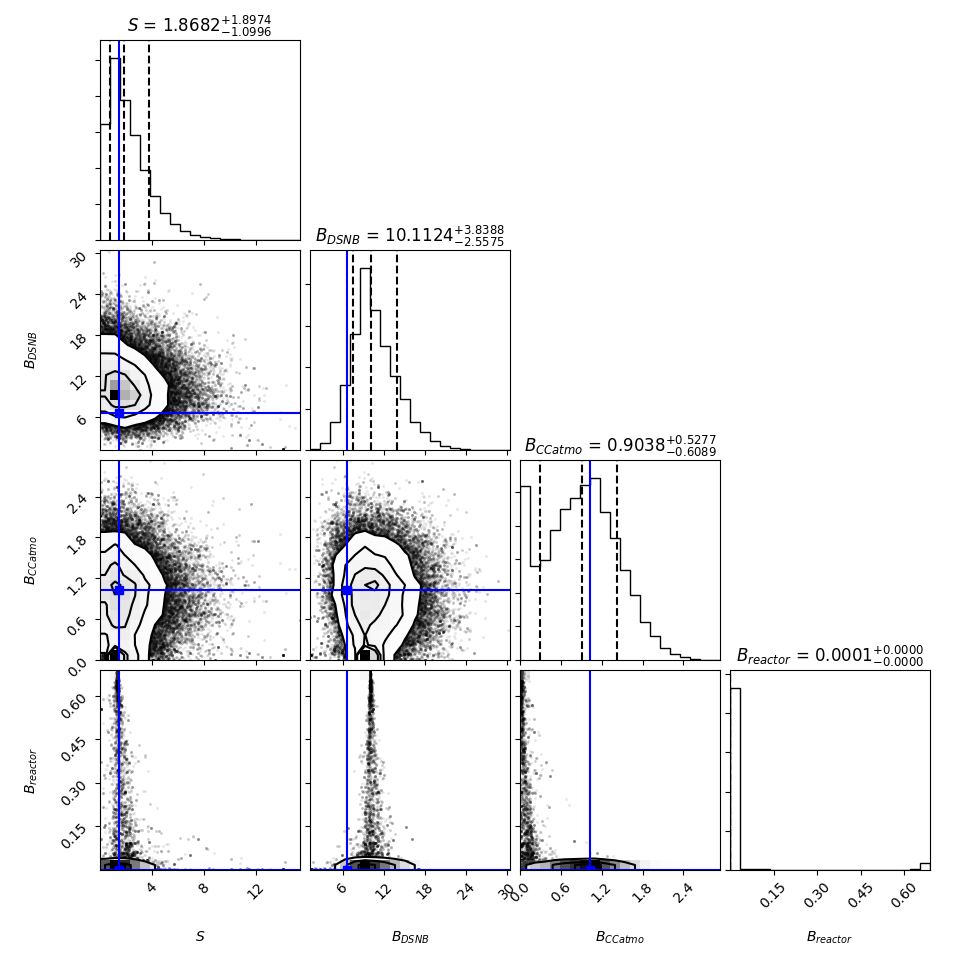

Here is the Python script that generated this plot:
""" Test script to analyze one dataset with the emcee and corner packages: """

import numpy as np
import emcee
import corner
import scipy.optimize as op
from scipy.special import factorial
from matplotlib import pyplot as plt

""" Load information about the generation of the datasets from file (np.array of float): """
# TODO: Check, if info-files have the same parameter:
info_dataset = np.loadtxt("dataset_output_20/datasets/info_dataset_701_to_1000.txt")
# get the bin-width of the visible energy in MeV from the info-file (float):
interval_E_visible = info_dataset[0]
# get minimum of the visible energy in MeV from info-file (float):
min_E_visible = info_dataset[1]
# get maximum of the visible energy in MeV from info-file (float):
max_E_visible = info_dataset[2]

""" Load simulated spectra in events/MeV from file (np.array of float): """
file_signal = "gen_spectrum_v2/signal_DMmass20_bin100keV.txt"
Spectrum_signal = np.loadtxt(file_signal)
file_info_signal = "gen_spectrum_v2/signal_info_DMmass20_bin100keV.txt"
info_signal = np.loadtxt(file_info_signal)
file_DSNB = "gen_spectrum_v2/DSNB_EmeanNuXbar22_bin100keV.txt"
Spectrum_DSNB = np.loadtxt(file_DSNB)
file_reactor = "gen_spectrum_v2/Reactor_NH_power36_bin100keV.txt"
Spectrum_reactor = np.loadtxt(file_reactor)
file_CCatmo = "gen_spectrum_v2/CCatmo_Osc1_bin100keV.txt"
Spectrum_CCatmo = np.loadtxt(file_CCatmo)

""" Get Dark Matter mass from the info_signal file: """
DM_mass = info_signal[9]

""" Define the energy window, where spectrum of virtual experiment and simulated spectrum is analyzed
    (from min_E_cut in MeV to max_E_cut in MeV): """
# TODO-me: is it correct to just look at a energy window?
# min_E_cut = DM_mass - 5
min_E_cut = min_E_visible
# max_E_cut = DM_mass + 5
max_E_cut = max_E_visible

E_cut = np.arange(min_E_cut, max_E_cut+interval_E_visible, interval_E_visible)
# calculate the entry number of the array to define the energy window:
entry_min_E_cut = int((min_E_cut - min_E_visible) / interval_E_visible)
entry_max_E_cut = int((max_E_cut - min_E_visible) / interval_E_visible)

""" Simulated spectra in events/bin (multiply with interval_E_visible): """
# spectrum per bin in the 'interesting' energy range from min_E_cut to max_E_cut
# (you have to take (entry_max+1) to get the array, that includes max_E_cut):
spectrum_Signal_per_bin = Spectrum_signal[entry_min_E_cut: (entry_max_E_cut + 1)] * interval_E_visible
spectrum_DSNB_per_bin = Spectrum_DSNB[entry_min_E_cut: (entry_max_E_cut + 1)] * interval_E_visible
spectrum_CCatmo_per_bin = Spectrum_CCatmo[entry_min_E_cut: (entry_max_E_cut + 1)] * interval_E_visible
spectrum_Reactor_per_bin = Spectrum_reactor[entry_min_E_cut: (entry_max_E_cut + 1)] * interval_E_visible


""" 'true' value of the parameter: """
N_events_signal = np.sum(spectrum_Signal_per_bin)
N_events_DSNB = np.sum(spectrum_DSNB_per_bin)
N_events_CCatmo = np.sum(spectrum_CCatmo_per_bin)
N_events_reactor = np.sum(spectrum_Reactor_per_bin)


""" Get data from the model: """
# load corresponding dataset (unit: events/bin) (np.array of float):
Data = np.loadtxt("dataset_output_20/datasets/Dataset_1000.txt")
# dataset in the 'interesting' energy range from min_E_cut to max_E_cut
# (you have to take (entry_max+1) to get the array, that includes max_E_cut):
Data = Data[entry_min_E_cut: (entry_max_E_cut + 1)]


# Fraction of DM signal (np.array of float):
fraction_Signal = spectrum_Signal_per_bin / N_events_signal

# Fraction of DSNB background (np.array of float):
fraction_DSNB = spectrum_DSNB_per_bin / N_events_DSNB

# Fraction of CCatmo background (np.array of float)::
fraction_CCatmo = spectrum_CCatmo_per_bin / N_events_CCatmo

# Fraction of reactor background (np.array of float)::
fraction_Reactor = spectrum_Reactor_per_bin / N_events_reactor


def lnlikelihood(param, data, fraction_signal, fraction_dsnb, fraction_ccatmo, fraction_reactor):
    s, b_dsnb, b_ccatmo, b_reactor = param
    lamb = fraction_signal*s + fraction_dsnb*b_dsnb + fraction_ccatmo*b_ccatmo + fraction_reactor*b_reactor
    sum_1 = data*np.log(lamb)
    sum_2 = np.log(factorial(data, exact=True))
    sum_3 = lamb

    return np.sum(sum_1 - sum_2 - sum_3)


negll = lambda *args: -lnlikelihood(*args)

parameter_guess = np.array([N_events_signal, N_events_DSNB, N_events_CCatmo, N_events_reactor])
bnds = ((0, None), (0, None), (0, None), (0, None))

result = op.minimize(negll, parameter_guess,
                     args=(Data, fraction_Signal, fraction_DSNB, fraction_CCatmo, fraction_Reactor),
                     method='L-BFGS-B', bounds=bnds)

N_signal_maxlikeli, N_dsnb_maxlikeli, N_ccatmo_maxlikeli, N_reactor_maxlikeli = result["x"]

print("signal best-fit = {0}".format(N_signal_maxlikeli))
print("DSNB background best-fit = {0}".format(N_dsnb_maxlikeli))
print("CCatmo background best-fit = {0}".format(N_ccatmo_maxlikeli))
print("Reactor background best-fit = {0}".format(N_reactor_maxlikeli))


def lnprior(param):
    s, b_dsnb, b_ccatmo, b_reactor = param
    if 0 <= s <= 10:
        ln_prior_s = np.log(1/10)
    else:
        ln_prior_s = -np.inf

    if 0 <= b_dsnb <= 2*N_events_DSNB:
        ln_prior_b_dsnb = np.log(1/(2*N_events_DSNB))
    else:
        ln_prior_b_dsnb = -np.inf

    if (N_events_CCatmo - N_events_CCatmo/2) <= b_ccatmo <= (N_events_CCatmo + N_events_CCatmo/2):
        ln_prior_b_ccatmo = np.log(1/N_events_CCatmo)
    else:
        ln_prior_b_ccatmo = -np.inf

    if (N_events_reactor - N_events_reactor/2) <= b_reactor <= (N_events_reactor + N_events_reactor/2):
        ln_prior_b_reactor = np.log(1/N_events_reactor)
    else:
        ln_prior_b_reactor = -np.inf

    return ln_prior_s + ln_prior_b_dsnb + ln_prior_b_ccatmo + ln_prior_b_reactor


def lnpostprob(param, data, fraction_signal, fraction_dsnb, fraction_ccatmo, fraction_reactor):
    lnp = lnprior(param)

    if not np.isfinite(lnp):
        return -np.inf

    return lnp + lnlikelihood(param, data, fraction_signal, fraction_dsnb, fraction_ccatmo, fraction_reactor)




""" After all this setup, it’s easy to sample this distribution using emcee. We’ll start by initializing the 
    walkers in a tiny Gaussian ball around the maximum likelihood result (I’ve found that this tends to be a 
    pretty good initialization in most cases): """
ndim, nwalkers = 4, 100
pos = [result["x"] + 1e-4*np.random.randn(ndim) for i in range(nwalkers)]

""" Then, we can set up the sampler: """
sampler = emcee.EnsembleSampler(nwalkers, ndim, lnpostprob,
                                args=(Data, fraction_Signal, fraction_DSNB, fraction_CCatmo, fraction_Reactor))

""" and run the MCMC for 500 steps starting from the tiny ball defined above: """
sampler.run_mcmc(pos, 500)

""" We can plot these traces out to see what's happening: """
# fig1 = plt.plot(sampler.chain[:, :, 0].T, '-', color='k', alpha=0.3)
# plt.show()


""" we’ll just accept it and discard the initial 50 steps and flatten the chain so that we have a flat list of 
    samples: """
samples = sampler.chain[:, 50:, :].reshape((-1, ndim))

""" Now that we have this list of samples, let’s make one of the most useful plots you can make with your MCMC 
    results: a corner plot. Generate a corner plot is as simple as: """
fig = corner.corner(samples, labels=["$S$", "$B_{DSNB}$", "$B_{CCatmo}$", "$B_{reactor}$"],
                    truths=[N_events_signal, N_events_DSNB, N_events_CCatmo, N_events_reactor],
                    quantiles=[0.16, 0.5, 0.84], show_titles=True, labels_args={"fontsize": 40})
fig.savefig("test_analysis.png")

"""
samples[:, 2] = np.exp(samples[:, 2])
S, B_DSNB, B_CCatmo, B_Reactor = map(lambda v: (v[1], v[2]-v[1], v[1]-v[0]), 
                                     zip(*np.percentile(samples, [16, 50, 90], axis=0)))

print(S)
print(B_DSNB)
print(B_CCatmo)
print(B_Reactor)
"""
